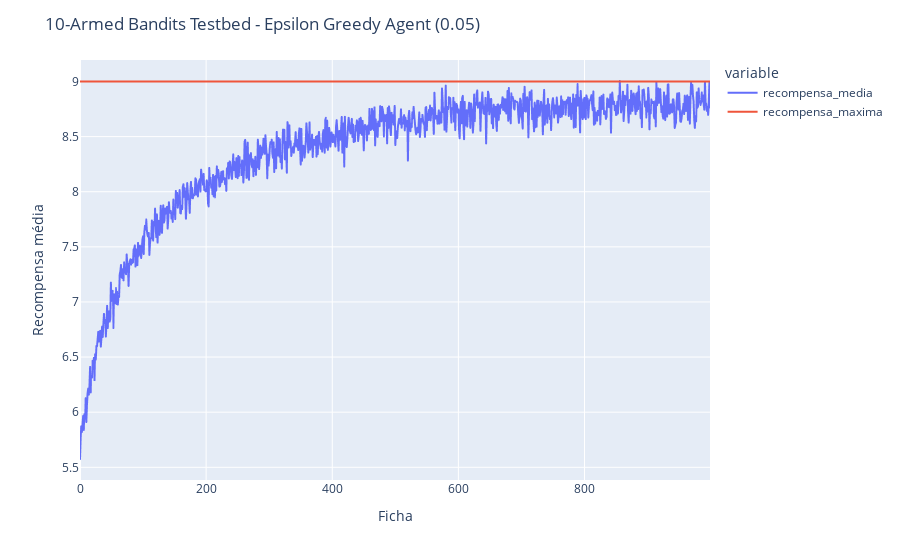

Notebook source saved alongside this figure:
### Code cell
fig = px.line(res[['recompensa_media', 'recompensa_maxima']])
fig.update_layout({
    'title': '10-Armed Bandits Testbed - Epsilon Greedy Agent (0.05)',
    'xaxis_title': 'Ficha',
    'yaxis_title': 'Recompensa média'
})

### Figure 1 — Plotly figure (JSON) as saved in the notebook; plotly's stock layout.template omitted (floating-point values rounded to 4 significant figures; data arrays with more than 128 entries replaced by an {"elided": "..."} marker saying what was removed)
{"data": [{"hovertemplate": "variable=recompensa_media<br>index=%{x}<br>value=%{y}<extra></extra>", "legendgroup": "recompensa_media", "line": {"color": "#636efa", "dash": "solid"}, "mode": "lines", "name": "recompensa_media", "showlegend": true, "type": "scattergl", "x": {"elided": "1000 int values"}, "xaxis": "x", "y": {"elided": "1000 float values"}, "yaxis": "y"}, {"hovertemplate": "variable=recompensa_maxima<br>index=%{x}<br>value=%{y}<extra></extra>", "legendgroup": "recompensa_maxima", "line": {"color": "#EF553B", "dash": "solid"}, "mode": "lines", "name": "recompensa_maxima", "showlegend": true, "type": "scattergl", "x": {"elided": "1000 int values"}, "xaxis": "x", "y": {"elided": "1000 int values"}, "yaxis": "y"}], "layout": {"legend": {"title": {"text": "variable"}, "tracegroupgap": 0}, "margin": {"t": 60}, "title": {"text": "10-Armed Bandits Testbed - Epsilon Greedy Agent (0.05)"}, "xaxis": {"anchor": "y", "domain": [0, 1], "title": {"text": "Ficha"}}, "yaxis": {"anchor": "x", "domain": [0, 1], "title": {"text": "Recompensa média"}}}}
